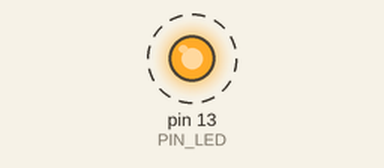
This sketch was run on a simulated Arduino Uno, built with avr-gcc and run on an emulated ATmega328P. Parts: output pins drawn as LEDs (lit = HIGH). Dashed ring = blinking. What the sketch prints to the serial monitor is not drawn.

Above: at 0.5 s.
Timing chart, 0 to 4.6 s (numbered marks = the images above):
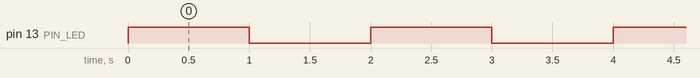

Measured:
- by itself, pin 13 (PIN_LED): alternates HIGH for 1.0 s and LOW for 1.0 s

The sketch:

04_example_3.ino
```cpp
#define PIN_LED 13
unsigned int toggle;

void setup() {
  // put your setup code here, to run once:
  Serial.begin(9600);
  pinMode(PIN_LED, OUTPUT);
  toggle = 0;
}

void loop() {
  toggle = toggle_state(toggle);
  digitalWrite(PIN_LED, toggle);
  Serial.println("Hello World!");
  delay(1000);
  // put your main code here, to run repeatedly:
}

int toggle_state(int toggle) {
  if (toggle == 0) {
    return 1;
  }
  else
  {
    return 0;
  }
}
```
